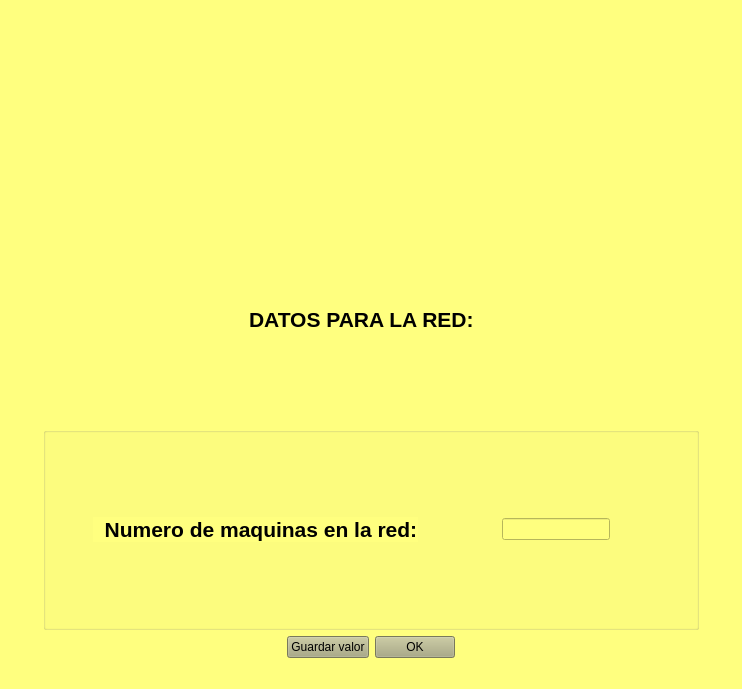
<?xml version="1.0" encoding="UTF-8"?>
<ui version="4.0">
 <class>MainWindow</class>
 <widget class="QMainWindow" name="MainWindow">
  <property name="geometry">
   <rect>
    <x>0</x>
    <y>0</y>
    <width>742</width>
    <height>689</height>
   </rect>
  </property>
  <property name="windowTitle">
   <string>MainWindow</string>
  </property>
  <property name="styleSheet">
   <string notr="true">background-color: rgb(255, 255, 127);</string>
  </property>
  <widget class="QWidget" name="centralwidget">
   <layout class="QGridLayout" name="gridLayout_2">
    <item row="0" column="0">
     <spacer name="horizontalSpacer_7">
      <property name="orientation">
       <enum>Qt::Horizontal</enum>
      </property>
      <property name="sizeHint" stdset="0">
       <size>
        <width>40</width>
        <height>20</height>
       </size>
      </property>
     </spacer>
    </item>
    <item row="0" column="3">
     <spacer name="horizontalSpacer_8">
      <property name="orientation">
       <enum>Qt::Horizontal</enum>
      </property>
      <property name="sizeHint" stdset="0">
       <size>
        <width>40</width>
        <height>20</height>
       </size>
      </property>
     </spacer>
    </item>
    <item row="0" column="2">
     <layout class="QVBoxLayout" name="verticalLayout_3">
      <item>
       <widget class="QLabel" name="label_3">
        <property name="font">
         <font>
          <pointsize>10</pointsize>
         </font>
        </property>
        <property name="styleSheet">
         <string notr="true">image: url(:/Logo/LogoU.png);</string>
        </property>
        <property name="text">
         <string/>
        </property>
       </widget>
      </item>
      <item>
       <layout class="QHBoxLayout" name="horizontalLayout_8">
        <item>
         <layout class="QHBoxLayout" name="horizontalLayout_9">
          <item>
           <spacer name="horizontalSpacer_20">
            <property name="orientation">
             <enum>Qt::Horizontal</enum>
            </property>
            <property name="sizeHint" stdset="0">
             <size>
              <width>40</width>
              <height>20</height>
             </size>
            </property>
           </spacer>
          </item>
          <item>
           <widget class="QLabel" name="label_6">
            <property name="font">
             <font>
              <pointsize>16</pointsize>
              <weight>75</weight>
              <bold>true</bold>
             </font>
            </property>
            <property name="text">
             <string>DATOS PARA LA RED:</string>
            </property>
           </widget>
          </item>
          <item>
           <widget class="QLabel" name="datos_red">
            <property name="font">
             <font>
              <pointsize>16</pointsize>
              <weight>75</weight>
              <bold>true</bold>
             </font>
            </property>
            <property name="text">
             <string/>
            </property>
           </widget>
          </item>
          <item>
           <spacer name="horizontalSpacer_21">
            <property name="orientation">
             <enum>Qt::Horizontal</enum>
            </property>
            <property name="sizeHint" stdset="0">
             <size>
              <width>40</width>
              <height>20</height>
             </size>
            </property>
           </spacer>
          </item>
         </layout>
        </item>
       </layout>
      </item>
      <item>
       <widget class="QGroupBox" name="groupBox">
        <property name="font">
         <font>
          <family>MS Shell Dlg 2</family>
          <pointsize>10</pointsize>
          <weight>75</weight>
          <bold>true</bold>
         </font>
        </property>
        <property name="title">
         <string/>
        </property>
        <layout class="QGridLayout" name="gridLayout">
         <item row="0" column="2">
          <spacer name="horizontalSpacer_9">
           <property name="orientation">
            <enum>Qt::Horizontal</enum>
           </property>
           <property name="sizeHint" stdset="0">
            <size>
             <width>40</width>
             <height>20</height>
            </size>
           </property>
          </spacer>
         </item>
         <item row="0" column="1">
          <layout class="QVBoxLayout" name="verticalLayout_2">
           <item>
            <layout class="QHBoxLayout" name="horizontalLayout_5">
             <item>
              <widget class="QLabel" name="label_5">
               <property name="font">
                <font>
                 <pointsize>16</pointsize>
                 <weight>75</weight>
                 <bold>true</bold>
                </font>
               </property>
               <property name="text">
                <string>  Numero de maquinas en la red:</string>
               </property>
              </widget>
             </item>
             <item>
              <spacer name="horizontalSpacer_19">
               <property name="orientation">
                <enum>Qt::Horizontal</enum>
               </property>
               <property name="sizeHint" stdset="0">
                <size>
                 <width>40</width>
                 <height>20</height>
                </size>
               </property>
              </spacer>
             </item>
             <item>
              <spacer name="horizontalSpacer_15">
               <property name="orientation">
                <enum>Qt::Horizontal</enum>
               </property>
               <property name="sizeHint" stdset="0">
                <size>
                 <width>40</width>
                 <height>20</height>
                </size>
               </property>
              </spacer>
             </item>
             <item>
              <widget class="QLineEdit" name="maquinasred"/>
             </item>
             <item>
              <spacer name="horizontalSpacer_16">
               <property name="orientation">
                <enum>Qt::Horizontal</enum>
               </property>
               <property name="sizeHint" stdset="0">
                <size>
                 <width>40</width>
                 <height>20</height>
                </size>
               </property>
              </spacer>
             </item>
            </layout>
           </item>
          </layout>
         </item>
         <item row="0" column="0">
          <spacer name="horizontalSpacer_6">
           <property name="orientation">
            <enum>Qt::Horizontal</enum>
           </property>
           <property name="sizeHint" stdset="0">
            <size>
             <width>40</width>
             <height>20</height>
            </size>
           </property>
          </spacer>
         </item>
        </layout>
       </widget>
      </item>
      <item>
       <layout class="QHBoxLayout" name="horizontalLayout">
        <item>
         <spacer name="horizontalSpacer_4">
          <property name="orientation">
           <enum>Qt::Horizontal</enum>
          </property>
          <property name="sizeHint" stdset="0">
           <size>
            <width>40</width>
            <height>20</height>
           </size>
          </property>
         </spacer>
        </item>
        <item>
         <widget class="QPushButton" name="botonguardar">
          <property name="styleSheet">
           <string notr="true">background-color: rgb(170, 170, 127);</string>
          </property>
          <property name="text">
           <string>Guardar valor</string>
          </property>
         </widget>
        </item>
        <item>
         <widget class="QPushButton" name="okboton">
          <property name="palette">
           <palette>
            <active>
             <colorrole role="Button">
              <brush brushstyle="SolidPattern">
               <color alpha="255">
                <red>170</red>
                <green>170</green>
                <blue>127</blue>
               </color>
              </brush>
             </colorrole>
             <colorrole role="Light">
              <brush brushstyle="SolidPattern">
               <color alpha="255">
                <red>194</red>
                <green>194</green>
                <blue>194</blue>
               </color>
              </brush>
             </colorrole>
             <colorrole role="Base">
              <brush brushstyle="SolidPattern">
               <color alpha="255">
                <red>170</red>
                <green>170</green>
                <blue>127</blue>
               </color>
              </brush>
             </colorrole>
             <colorrole role="Window">
              <brush brushstyle="SolidPattern">
               <color alpha="255">
                <red>170</red>
                <green>170</green>
                <blue>127</blue>
               </color>
              </brush>
             </colorrole>
            </active>
            <inactive>
             <colorrole role="Button">
              <brush brushstyle="SolidPattern">
               <color alpha="255">
                <red>170</red>
                <green>170</green>
                <blue>127</blue>
               </color>
              </brush>
             </colorrole>
             <colorrole role="Light">
              <brush brushstyle="SolidPattern">
               <color alpha="255">
                <red>194</red>
                <green>194</green>
                <blue>194</blue>
               </color>
              </brush>
             </colorrole>
             <colorrole role="Base">
              <brush brushstyle="SolidPattern">
               <color alpha="255">
                <red>170</red>
                <green>170</green>
                <blue>127</blue>
               </color>
              </brush>
             </colorrole>
             <colorrole role="Window">
              <brush brushstyle="SolidPattern">
               <color alpha="255">
                <red>170</red>
                <green>170</green>
                <blue>127</blue>
               </color>
              </brush>
             </colorrole>
            </inactive>
            <disabled>
             <colorrole role="Button">
              <brush brushstyle="SolidPattern">
               <color alpha="255">
                <red>170</red>
                <green>170</green>
                <blue>127</blue>
               </color>
              </brush>
             </colorrole>
             <colorrole role="Light">
              <brush brushstyle="SolidPattern">
               <color alpha="255">
                <red>194</red>
                <green>194</green>
                <blue>194</blue>
               </color>
              </brush>
             </colorrole>
             <colorrole role="Base">
              <brush brushstyle="SolidPattern">
               <color alpha="255">
                <red>170</red>
                <green>170</green>
                <blue>127</blue>
               </color>
              </brush>
             </colorrole>
             <colorrole role="Window">
              <brush brushstyle="SolidPattern">
               <color alpha="255">
                <red>170</red>
                <green>170</green>
                <blue>127</blue>
               </color>
              </brush>
             </colorrole>
            </disabled>
           </palette>
          </property>
          <property name="styleSheet">
           <string notr="true">background-color: rgb(170, 170, 127);</string>
          </property>
          <property name="text">
           <string>OK</string>
          </property>
         </widget>
        </item>
        <item>
         <spacer name="horizontalSpacer_2">
          <property name="font">
           <font>
            <pointsize>10</pointsize>
           </font>
          </property>
          <property name="orientation">
           <enum>Qt::Horizontal</enum>
          </property>
          <property name="sizeHint" stdset="0">
           <size>
            <width>40</width>
            <height>20</height>
           </size>
          </property>
         </spacer>
        </item>
       </layout>
      </item>
     </layout>
    </item>
   </layout>
  </widget>
  <widget class="QMenuBar" name="menubar">
   <property name="geometry">
    <rect>
     <x>0</x>
     <y>0</y>
     <width>742</width>
     <height>21</height>
    </rect>
   </property>
  </widget>
  <widget class="QStatusBar" name="statusbar"/>
 </widget>
 <resources>
  <include location="LogoU.qrc"/>
 </resources>
 <connections/>
</ui>
